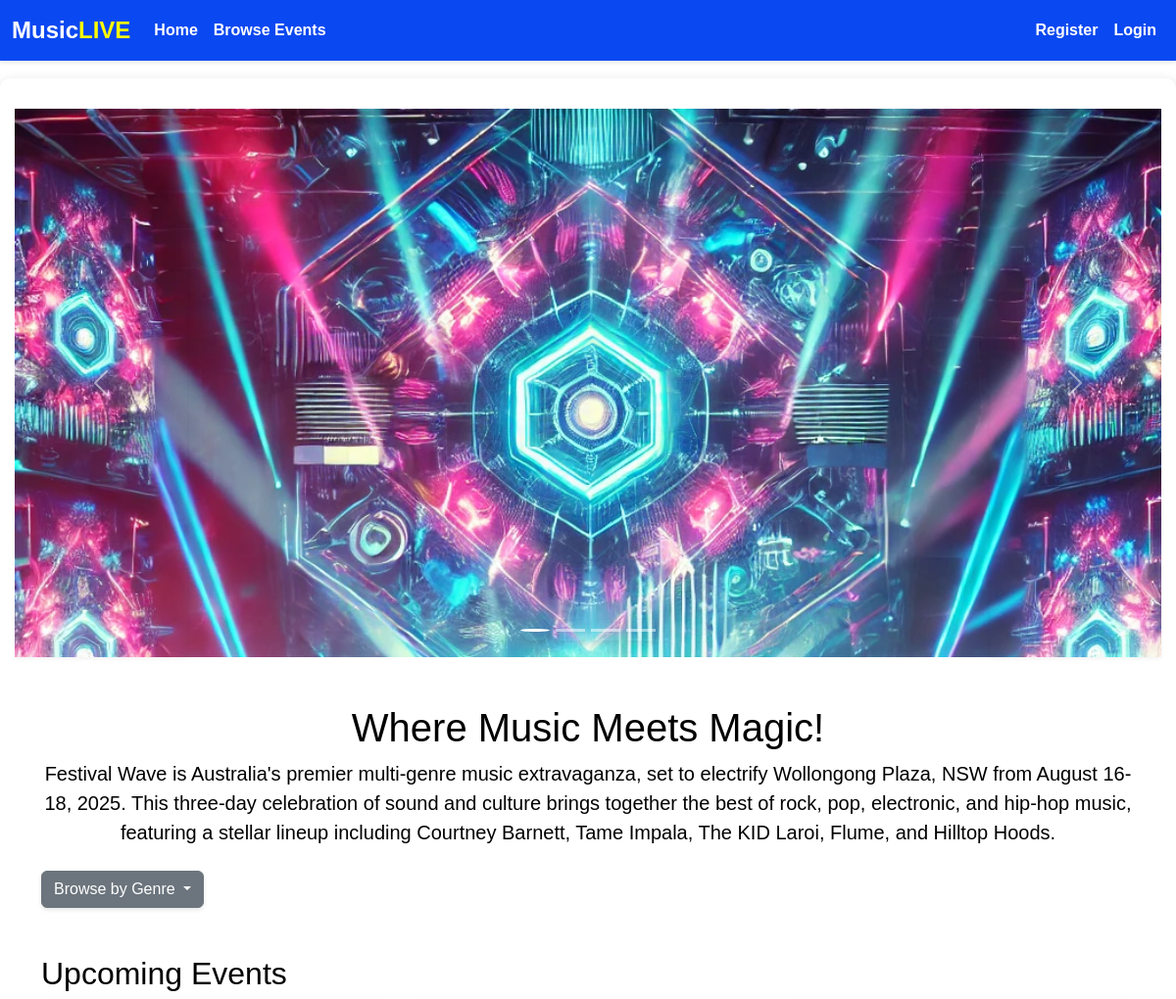
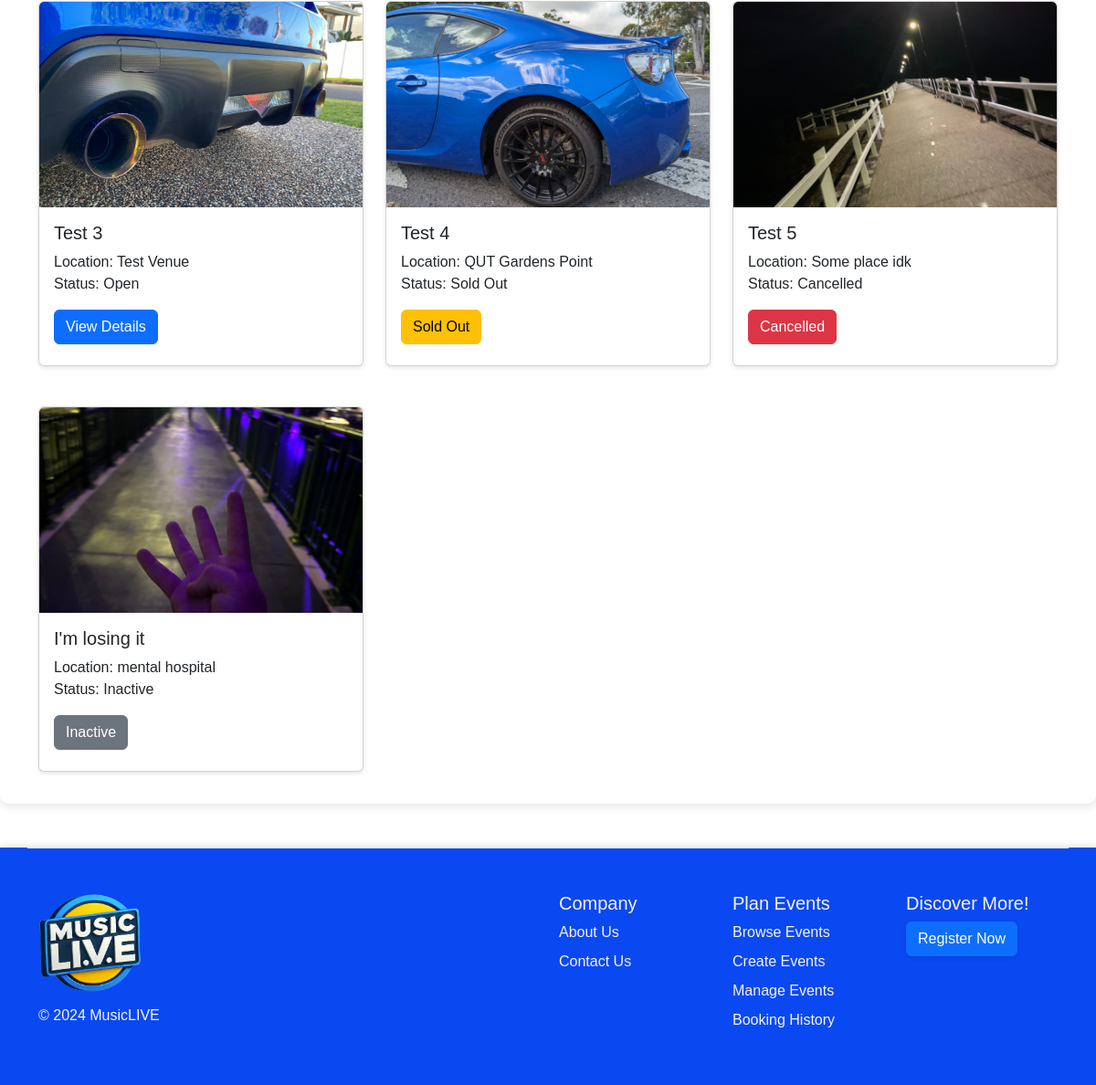
The page / on the database its author committed (2 pictures, top to bottom).
### website/models.py (models this page shows, shortened)
class Event(db.Model):
    __tablename__ = 'events'
    class Genre(Enum):
        ROCK_ALT = "Rock/Alternative"
        POP_FOLK = "Pop/Folk"
        EDM = "Electronic/Dance"
        HIPHOP_RNB = "Hip-Hop/R&B"
    class Status(Enum):
        OPEN = "Open"
        SOLDOUT = "Sold Out"
        CANCELLED = "Cancelled"
        INACTIVE = "Inactive"
        def __str__(self):
            return self.value
    id = db.Column(db.Integer, primary_key=True)
    name = db.Column(db.String(100), index=True, unique=True, nullable=False)
    datetime = db.Column(db.DateTime, nullable=False)
    venue = db.Column(db.String(100), nullable=False)
    genre = db.Column(db.Enum(Genre), nullable=False)
    ticket_price = db.Column(db.Integer, nullable=False)
    image = db.Column(db.String(400))
    status = db.Column(db.Enum(Status), nullable=False)
    creator_id = db.Column(db.Integer, db.ForeignKey("users.id"), nullable=False)
    comments = db.relationship('Comment', backref='event', lazy=True)  # "event" backref on Comment
    orders = db.relationship('Order', backref='event', lazy=True)  # "event" backref on Order

### website/views.py (the view)
@main_bp.route('/')
def index():
    events = Event.query.limit(9).all() # retrieve up to nine events
    for event in events:
        print(f"Event Name: {event.name}, Status: {event.status}")
    return render_template("index.html", events=events, Event=Event)

### website/templates/index.html (shortened to what this page needs)
{% extends "base.html" %}
{% block content %}
<main>
    <div class="content-wrapper mb-5">
        <div id="home" class="carousel slide mt-3" data-bs-ride="carousel">
            <div class="carousel-indicators">
                <button type="button" data-bs-target="#eventCarousel" data-bs-slide-to="0" class="active"
                    aria-current="true" aria-label="Slide 1"></button>
                <button type="button" data-bs-target="#eventCarousel" data-bs-slide-to="1"
                    aria-label="Slide 2"></button>
                <button type="button" data-bs-target="#eventCarousel" data-bs-slide-to="2"
                    aria-label="Slide 3"></button>
                <button type="button" data-bs-target="#eventCarousel" data-bs-slide-to="3"
                    aria-label="Slide 4"></button>
            </div>
            <div class="carousel-inner">
                <div class="carousel-item active">
                    <img src="{{ url_for('static', filename='img/dance.jpg') }}" class="d-block w-100" alt="dance">
                </div>
            </div>
            <button class="carousel-control-prev" type="button" data-bs-target="#eventCarousel" data-bs-slide="prev">
                <span class="carousel-control-prev-icon" aria-hidden="true"></span>
            </button>
            <button class="carousel-control-next" type="button" data-bs-target="#eventCarousel" data-bs-slide="next">
                <span class="carousel-control-next-icon" aria-hidden="true"></span>
            </button>
        </div>
        <div class="container text-center mt-5">
            <h1 id="browse-events">Where Music Meets Magic!</h1>
            <p class="lead">Festival Wave is Australia's premier multi-genre music extravaganza, set to electrify
                Wollongong Plaza, NSW from August 16-18, 2025. This three-day celebration of sound and culture
                brings together the best of rock, pop, electronic, and hip-hop music, featuring a stellar lineup
                including Courtney Barnett, Tame Impala, The KID Laroi, Flume, and Hilltop Hoods.</p>
        </div>
        <div class="container mt-4">
            <div class="dropdown mt-3">
                <button class="btn btn-secondary dropdown-toggle" type="button" id="dropdownMenuButton"
                    data-bs-toggle="dropdown" aria-expanded="false">
                    Browse by Genre
                </button>
            </div>
        </div>
        <div class="container mt-5">
            <h2>Upcoming Events</h2>
            <div class="row">
                {% for event in events %}
                {% if loop.index0 % 3 == 0 and not loop.first %}
            </div>
            <div class="row mt-4">
                {% endif %}
                <div class="col-md-4">
                    <div class="card card-event">
                        <img src="{{ url_for('static', filename='event_images/' + event.image) }}"
                            class="card-img-top fixed-height" alt="{{ event.name }}">
                        <div class="card-body">
                            <h5 class="card-title">{{ event.name }}</h5>
                            <p class="card-text">Location: {{ event.venue }}<br>Status: {{ event.status }}</p>
                            {% if event.status == Event.Status.OPEN %}
                            <a href="{{ url_for('main.index', event_id=event.id) }}" class="btn btn-primary">View
                                Details</a>
                            {% elif event.status == Event.Status.SOLDOUT %}
                            <a href="{{ url_for('main.index', event_id=event.id) }}" class="btn btn-warning">Sold
                                Out</a>
                            {% elif event.status == Event.Status.CANCELLED %}
                            <a href="{{ url_for('main.index', event_id=event.id) }}"
                                class="btn btn-danger">Cancelled</a>
                            {% elif event.status == Event.Status.INACTIVE %}
                            <a href="{{ url_for('main.index', event_id=event.id) }}"
                                class="btn btn-secondary">Inactive</a>
                            {% endif %}
                        </div>
                    </div>
                </div>
                {% endfor %}
            </div>
        </div>
</main>
{% endblock %}

### website/templates/base.html (shortened to what this page needs)
<html>
<head>
    <link href="https://cdn.jsdelivr.net/npm/bootstrap@5.3.3/dist/css/bootstrap.min.css" rel="stylesheet">
    <link rel="stylesheet" href="{{ url_for('static', filename='style.css') }}">
</head>
<body>
    <header>
        <nav class="navbar navbar-expand-lg fixed-top">
            <div class="container-fluid">
                <a class="navbar-brand logo-nav" href="{{ url_for('main.index') }}">Music<span>LIVE</span></a>
                <div class="collapse navbar-collapse" id="navbarNav">
                    <ul class="navbar-nav me-auto">
                        <li class="nav-item"><a class="nav-link" href="{{ url_for('main.index') }}">Home</a></li>
                        <li class="nav-item"><a class="nav-link" href="{{ url_for('main.index') }}#browse-events">Browse Events</a></li>
                    </ul>
                    {% if current_user.is_authenticated %}
                    <ul class="navbar-nav">
                        <li class="nav-item"><a class="nav-link" href="{{ url_for('auth.logout') }}">Log Out</a></li>
                        <li class="nav-item"><a class="nav-link" href="{{ url_for('main.index') }}">My Orders</a></li>
                    </ul>
                    {% else %}
                    <ul class="navbar-nav">
                        <li class="nav-item"><a class="nav-link" href="{{ url_for('auth.register') }}">Register</a></li>
                        <li class="nav-item"><a class="nav-link" href="{{ url_for('auth.login') }}">Login</a></li>
                    </ul>
                    {% endif %}
                </div>
            </div>
        </nav>
    </header>
    {% block content %}
    {% endblock %}
    {% block footer %}
    <footer>
        <div id="footer" class="container">
            <div class="row row-cols-1 row-cols-sm-2 row-cols-md-1 row-cols-lg-5 py-5 border-top">
                <div class="col-sm-6 col-md-4 col-lg-6">
                    <a href="{{ url_for('main.index') }}"><img src="{{ url_for('static', filename='img/music-live-logo.png') }}"
                            height="115px"></a>
                    <p class="text-body-secondary mt-2">&copy; 2024 MusicLIVE</p>
                </div>
                <div class="col-sm-6 col-md-3 col-lg-2">
                    <h5 class="footer-heading">Company</h5>
                    <ul class="nav flex-column">
                        <li class="nav-item mb-2"><a href="about_us.html" class="nav-link p-0 text-body-secondary">About
                                Us</a></li>
                        <li class="nav-item mb-2"><a href="contact_us.html"
                                class="nav-link p-0 text-body-secondary">Contact Us</a></li>
                    </ul>
                </div>
                <div class="col-sm-6 col-md-3 col-lg-2">
                    <h5 class="footer-heading">Plan Events</h5>
                    <ul class="nav flex-column">
                        <li class="nav-item mb-2"><a href="#browse-events"
                                class="nav-link p-0 text-body-secondary">Browse Events</a></li>
                        <li class="nav-item mb-2"><a href="{{ url_for('event.create_event') }}"
                                class="nav-link p-0 text-body-secondary">Create Events</a></li>
                        <li class="nav-item mb-2"><a href="manage_event.html"
                                class="nav-link p-0 text-body-secondary">Manage Events</a></li>
                        <li class="nav-item mb-2"><a href="my_bookings.html"
                                class="nav-link p-0 text-body-secondary">Booking History</a></li>
                    </ul>
                </div>
                <div class="col-sm-6 col-md-2 col-lg-2 mb-3">
                    <h5 class="footer-heading">Discover More!</h5>
                    <div class="d-flex flex-column flex-sm-row w-100 gap-2">
                        <button class="btn btn-primary" type="button"
                            onclick="document.location='register.html'">Register Now</button>
                    </div>
                </div>
            </div>
        </div>
    </footer>
    {% endblock %}
</body>
</html>

### website/static/style.css (style rules this page uses)
* { font-family: Helvetica, Arial, sans-serif; }
main { background-attachment: fixed; background-size: 100% 100%; min-height: 100vh; color: black; margin-top: 5rem; }
.content-wrapper { max-width: 1200px; margin: 0 auto; padding: 15px; background-color: rgba(255, 255, 255, 0.5); border-radius: 10px; margin-top: 20px; box-shadow: 1px 2px 10px 1px rgba(0, 0, 0, 0.1); }
.logo-nav { font-size: 1.5rem; font-weight: bolder; }
.logo-nav span { color: yellow; }
.navbar { box-shadow: 0 2px 4px rgba(37, 35, 35, 0.1); background-color: rgb(10, 72, 241) !important; }
.navbar a { color: white; }
nav li { font-weight: bold; color: black; }
.active { background-color: #0D6EFD; border-radius: 15px; color: white !important; }
.carousel-item { height: 35rem; }
.card { background-color: rgba(255, 255, 255, 0.8); margin-bottom: 20px; box-shadow: 0 2px 4px rgba(0, 0, 0, 0.1); }
footer { background-color: rgb(10, 72, 241) !important; box-shadow: 1px 2px 10px 1px rgba(0, 0, 0, 0.2); color: white; }
footer a, footer p, footer h5, footer .nav-link, footer .text-body-secondary { color: whitesmoke !important; }
.footer-heading { font-weight: 500; }
button { box-shadow: 0 2px 4px rgba(0, 0, 0, 0.1); }
.fixed-height { height: 225px; object-fit: cover; width: 100%; }
.card-event { height: 400px; overflow: hidden; }

### rows shown on the page
Event: image (picture), name "Test 3", venue "Test Venue", status "Open"
Event: image (picture), name "Test 4", venue "QUT Gardens Point", status "Sold Out"
Event: image (picture), name "Test 5", venue "Some place idk", status "Cancelled"
Event: image (picture), name "I'm losing it", venue "mental hospital", status "Inactive"
